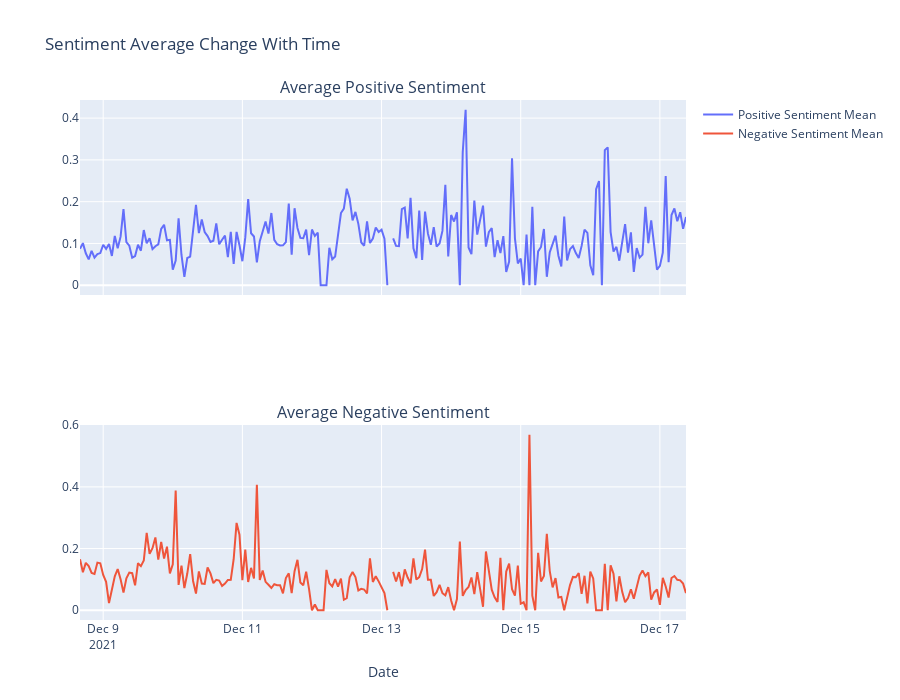

Here is the notebook cell this chart was saved with:
### Code cell
#chart for the average 
fig = make_subplots(rows=2, cols=1,shared_xaxes=True,subplot_titles=('Average Positive Sentiment',  'Average Negative Sentiment'))

fig.add_trace(
    go.Scatter(x=dt_m['date'], y=dt_m['pos_sent'],name='Positive Sentiment Mean'),
    row=1, col=1
)

    
#positive mean
fig.add_shape(type="line",
    x0=dt_m['date'].values[0], y0=dt_m['pos_sent'].mean(), x1=dt_m['date'].values[-1], y1=dt_m['pos_sent'].mean(),
    line=dict(
        color="Red",
        width=2,
        dash="dashdot",
    ),
        name='Mean',
        xref='x2', 
        yref='y2'
)

fig.add_trace(
    go.Scatter(x=dt_m['date'], y=dt_m['neg_sent'],name='Negative Sentiment Mean'),
    row=2, col=1
)

#negative mean
fig.add_shape(type="line",
    x0=dt_m['date'].values[0], y0=dt_m['neg_sent'].mean(), x1=dt_m['date'].values[-1], y1=dt_m['neg_sent'].mean(),
    line=dict(
        color="Red",
        width=2,
        dash="dashdot",
    ),
        name='Mean',
        xref='x2', 
        yref='y2'
)


fig['layout']['xaxis2']['title'] = 'Date'
fig.update_layout(height=700, width=900, title_text="Sentiment Average Change With Time")
fig.show()

### Figure 1 — Plotly figure (JSON) as saved in the notebook; plotly's stock layout.template omitted (floating-point values rounded to 4 significant figures; data arrays with more than 128 entries replaced by an {"elided": "..."} marker saying what was removed)
{"data": [{"name": "Positive Sentiment Mean", "type": "scatter", "x": {"elided": "210 str values"}, "xaxis": "x", "y": {"elided": "210 float values"}, "yaxis": "y"}, {"name": "Negative Sentiment Mean", "type": "scatter", "x": {"elided": "210 str values"}, "xaxis": "x2", "y": {"elided": "210 float values"}, "yaxis": "y2"}], "layout": {"annotations": [{"font": {"size": 16}, "showarrow": false, "text": "Average Positive Sentiment", "x": 0.5, "xanchor": "center", "xref": "paper", "y": 1, "yanchor": "bottom", "yref": "paper"}, {"font": {"size": 16}, "showarrow": false, "text": "Average Negative Sentiment", "x": 0.5, "xanchor": "center", "xref": "paper", "y": 0.375, "yanchor": "bottom", "yref": "paper"}], "height": 700, "shapes": [{"line": {"color": "Red", "dash": "dashdot", "width": 2}, "name": "Mean", "type": "line", "x0": 1638979200000000000, "x1": 1639731600000000000, "xref": "x2", "y0": 0.1136, "y1": 0.1136, "yref": "y2"}, {"line": {"color": "Red", "dash": "dashdot", "width": 2}, "name": "Mean", "type": "line", "x0": 1638979200000000000, "x1": 1639731600000000000, "xref": "x2", "y0": 0.1011, "y1": 0.1011, "yref": "y2"}], "title": {"text": "Sentiment Average Change With Time"}, "width": 900, "xaxis": {"anchor": "y", "domain": [0, 1], "matches": "x2", "showticklabels": false}, "xaxis2": {"anchor": "y2", "domain": [0, 1], "title": {"text": "Date"}}, "yaxis": {"anchor": "x", "domain": [0.625, 1]}, "yaxis2": {"anchor": "x2", "domain": [0, 0.375]}}}
